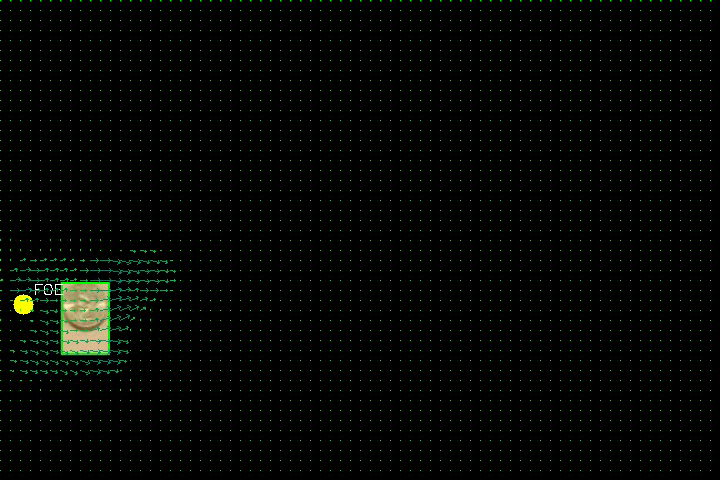
#> input picture frame 9 of flow_and_foe_video/optical_flow_foreground.mp4, 720 x 480 px, given in place of kitti.mp4, which was not available
$ python flow_and_foe_video_v4.py
#> lines starting #> are read from the running program, lines starting #| are printed output that depends on the picture; after the words box and inside, x2 and y2 are one past the last pixel; in counts of white or black regions, pixels touching at a corner belong together; pictures that were not available may be replaced by others from this repository, and a replacement may not be noted
import cv2
import numpy as np
import time

"""
gtp 以v3 產生將createBackgroundSubtractorMOG2 與 v3 結合
"""

class OpticalFlowWithDepth:
    def __init__(self):
        self.bg_subtractor = cv2.createBackgroundSubtractorMOG2(history=500, varThreshold=16)
        self.paused = False

    def calculate_flow_length(self, flow):
        return np.sqrt(flow[..., 0] ** 2 + flow[..., 1] ** 2)

    def calculate_foe(self, flow, D_mid):
        m = np.linalg.norm(flow, axis=2)
        z = np.where((m == 0) | (D_mid == 0), 0, D_mid / m)
        return z

    def draw_optical_flow(self, frame, flow, step=16):
        h, w = frame.shape[:2]
        for y in range(0, h, step):
            for x in range(0, w, step):
                fx, fy = flow[y, x]
                end_point = (int(x + fx), int(y + fy))
                magnitude = np.sqrt(fx**2 + fy**2)
                color = (int(min(magnitude * 10, 255)), 255 - int(min(magnitude * 10, 255)), 0)
                cv2.arrowedLine(frame, (x, y), end_point, color, 1, tipLength=0.3)

    def process_frame(self, frame, prev_gray):
        gray = cv2.cvtColor(frame, cv2.COLOR_BGR2GRAY)
        flow = cv2.calcOpticalFlowFarneback(prev_gray, gray, None, 0.5, 3, 15, 3, 5, 1.2, 0)
        fg_mask = self.bg_subtractor.apply(gray)
        fg_mask = cv2.medianBlur(fg_mask, 5)
        D_mid = fg_mask.astype(float) / 255.0
        z = self.calculate_foe(flow, D_mid)
        z_resized = cv2.resize(z, (frame.shape[1], frame.shape[0]))
        return gray, flow, z_resized

    def main(self, video_path):
#> called with video_path = '../kitti/kitti.mp4'
        cap = cv2.VideoCapture(video_path)
        ret, frame = cap.read()
#> frame is the input picture: shape (480, 720, 3); mean B, G, R 3.8, 5.8, 4.2
        if not ret:
            print("Failed to open video.")
            return

        prev_gray = cv2.cvtColor(frame, cv2.COLOR_BGR2GRAY)

        while True:
            if not self.paused:
                start_time = time.time()
                ret, frame = cap.read()
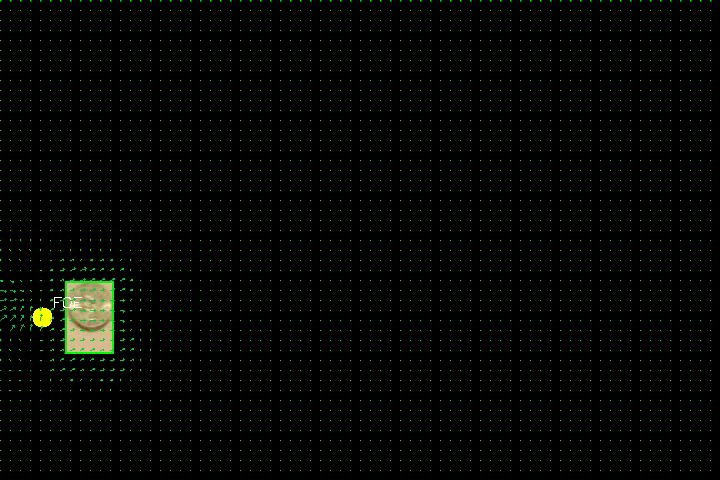
#> input picture frame 10 of flow_and_foe_video/optical_flow_foreground.mp4, 720 x 480 px, given in place of kitti.mp4, which was not available
#> frame is the input picture: shape (480, 720, 3); mean B, G, R 3.5, 5.5, 4.2
                if not ret:
                    print("End of video.")
                    break

                prev_gray, flow, z_resized = self.process_frame(frame, prev_gray)
#> in process_frame, `fg_mask = self.bg_subtractor.apply(gray)`:
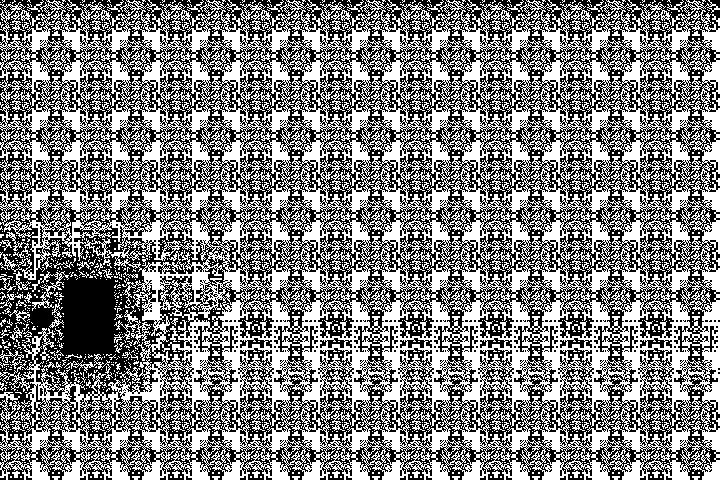
#> fg_mask: shape (480, 720); values 127 (black) and 255 (white), 50.5% white; black in thin lines or dots
#> in process_frame, `fg_mask = cv2.medianBlur(fg_mask, 5)`:
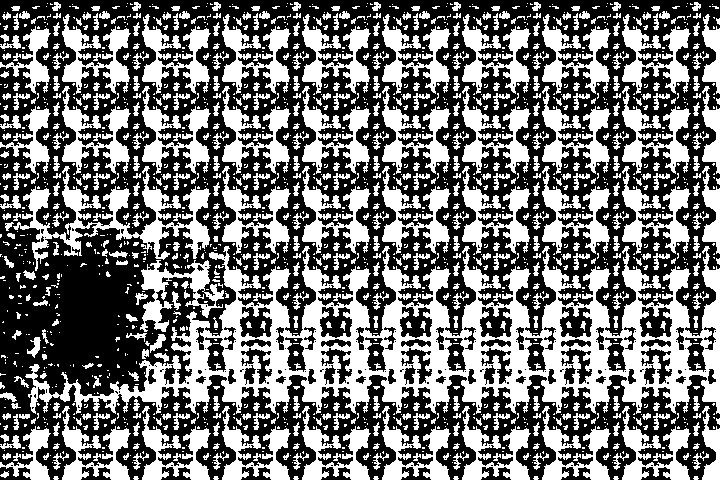
#> fg_mask: shape (480, 720); values 127 (black) and 255 (white), 44% white; 1997 white regions (1352 under 20 px), largest, box (x1, y1, x2, y2) and area: (25, 246, 720, 414) 41516, (13, 166, 211, 271) 5396, (62, 86, 131, 174) 2213
#> in calculate_foe, `m = np.linalg.norm(flow, axis=2)`:
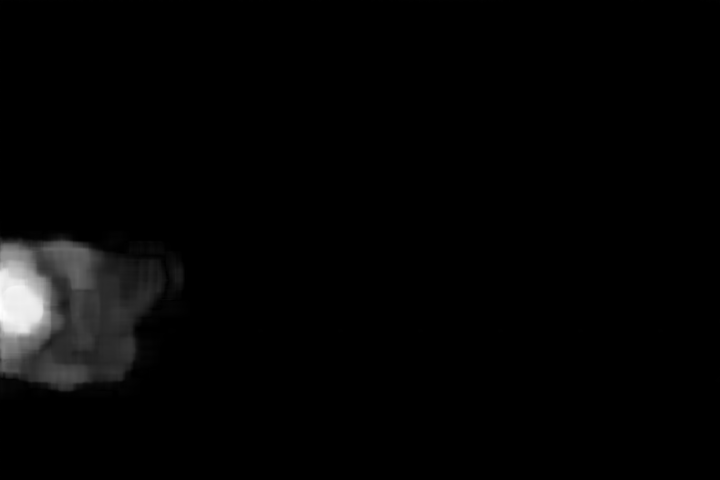
#> m: shape (480, 720) float32; min 2.59e-11, max 24.71, mean 0.5; drawn with min black and max white

                # Draw optical flow on the frame
                self.draw_optical_flow(frame, flow)
#> after the loop in draw_optical_flow, `for y in range(0, h, step):`:
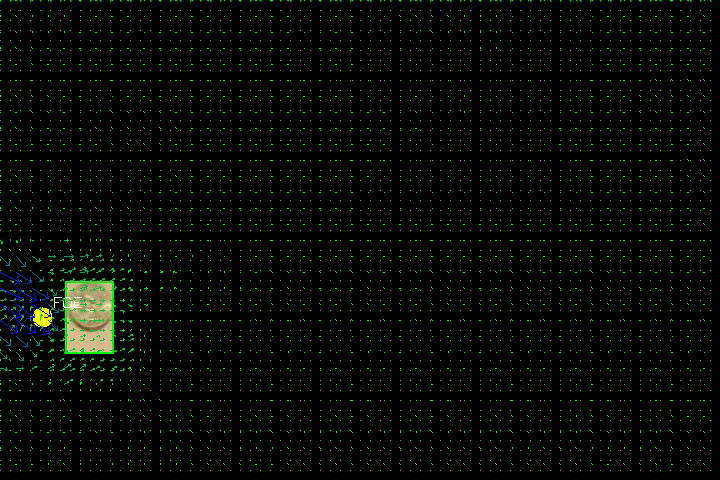
#> frame: shape (480, 720, 3); 0.92% of pixels changed, all inside (x1, y1, x2, y2) = (0, 0, 705, 465)

                # Display depth map
                depth_map = (z_resized / z_resized.max() * 255).astype(np.uint8)
                depth_map_colored = cv2.applyColorMap(depth_map, cv2.COLORMAP_JET)
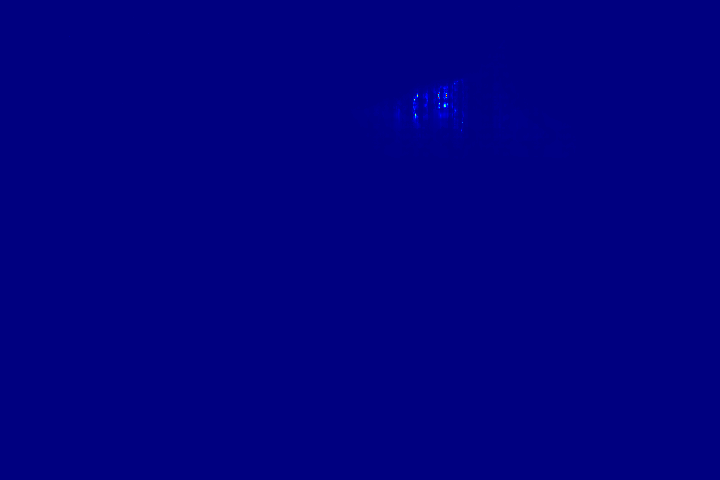
#> depth_map_colored: shape (480, 720, 3); mean B, G, R 128.4, 0, 0

                # Show frames
                cv2.imshow("Optical Flow", frame)
                cv2.imshow("Depth Map", depth_map_colored)
                print(f"Frame processing time: {time.time() - start_time:.2f} seconds")

            key = cv2.waitKey(1) & 0xFF
#> (key q is pressed here)
            if key == ord('q'):
                break
            elif key == ord('p'):
                self.paused = not self.paused

                if self.paused:
                    print("Paused.")
                    while self.paused:
                        cv2.putText(frame, "Paused", (50, 50), cv2.FONT_HERSHEY_SIMPLEX, 1, (0, 0, 255), 2)
                        cv2.imshow("Optical Flow", frame)
                        if cv2.waitKey(1) & 0xFF == ord('p'):
                            self.paused = False
                            print("Resumed.")

        cap.release()
        cv2.destroyAllWindows()

if __name__ == "__main__":
    video_path = "../kitti/kitti.mp4"  # Replace with your video file path
    optical_flow_with_depth = OpticalFlowWithDepth()
    optical_flow_with_depth.main(video_path)
